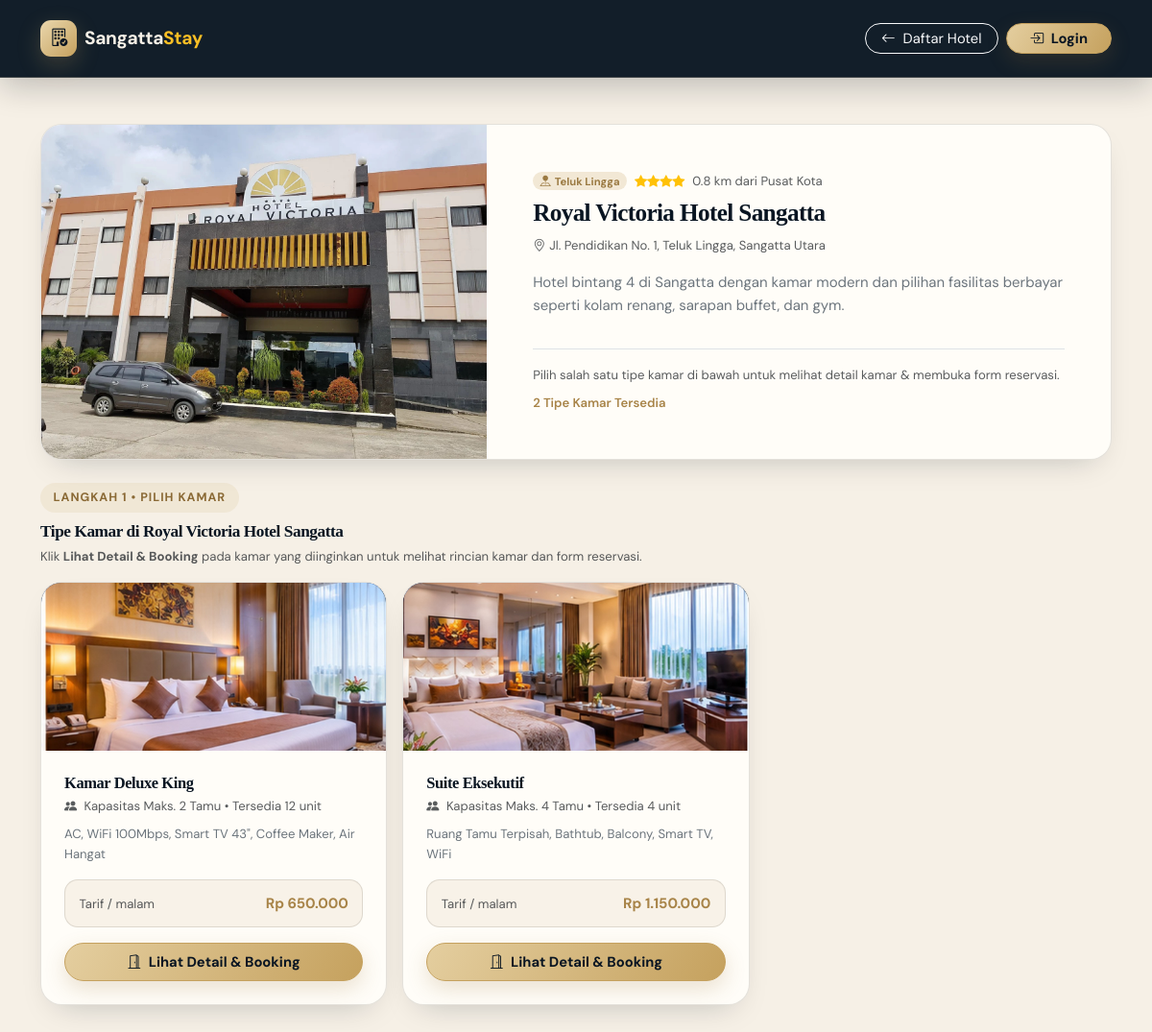
/detail-hotel.php?hotel_id=1, run on the app's committed database.
### tables this page shows
CREATE TABLE IF NOT EXISTS hotels (
    id INT AUTO_INCREMENT PRIMARY KEY,
    nama_hotel VARCHAR(150) NOT NULL,
    kecamatan ENUM('Sangatta Utara', 'Sangatta Selatan', 'Teluk Lingga', 'Swarga Bara') NOT NULL,
    alamat TEXT NOT NULL,
    bintang TINYINT DEFAULT 3,
    jarak_pusat VARCHAR(60) DEFAULT '1.2 km dari Pusat Kota',
    deskripsi TEXT,
    foto_utama VARCHAR(255) DEFAULT 'assets/img/home.jpeg',
    status ENUM('aktif', 'nonaktif') DEFAULT 'aktif',
    created_at TIMESTAMP DEFAULT CURRENT_TIMESTAMP
);

CREATE TABLE IF NOT EXISTS kamar (
    id INT AUTO_INCREMENT PRIMARY KEY,
    hotel_id INT NOT NULL,
    nama_kamar VARCHAR(100) NOT NULL,
    harga_per_malam DECIMAL(12,2) NOT NULL,
    kapasitas INT DEFAULT 2,
    stok_kamar INT DEFAULT 5,
    fasilitas_kamar TEXT,
    extra_bed_tersedia TINYINT(1) NOT NULL DEFAULT 1,
    harga_extra_bed DECIMAL(12,2) NOT NULL DEFAULT 150000,
    foto VARCHAR(255) DEFAULT 'assets/kamar/deluxe-king.jpg',
    FOREIGN KEY (hotel_id) REFERENCES hotels(id) ON DELETE CASCADE
);

### config.php (called while the page is built, shortened)
<?php
function getConnection() {
    static $conn = null;
    if ($conn === null) {
        $conn = new mysqli(DB_HOST, DB_USER, DB_PASS, DB_NAME);
        $conn->set_charset("utf8mb4");
    }
    return $conn;
}
function rupiah($angka) {
    return 'Rp ' . number_format((float)$angka, 0, ',', '.');
}
function assetUrl($path) {
    $path = str_replace('\\', '/', trim((string)$path));
    $mtime = @filemtime(__DIR__ . DIRECTORY_SEPARATOR . str_replace('/', DIRECTORY_SEPARATOR, $path));
    return htmlspecialchars($path) . ($mtime ? '?v=' . $mtime : '');
}
function isLocalImageUsable($path) {
    $path = str_replace('\\', '/', trim((string)$path));
    $assetsRoot = realpath(__DIR__ . DIRECTORY_SEPARATOR . 'assets');
    $imagePath = realpath(__DIR__ . DIRECTORY_SEPARATOR . str_replace('/', DIRECTORY_SEPARATOR, $path));
    return filesize($imagePath) > 0;
}
function isUserLoggedIn() {
    return isset($_SESSION['user_logged_in'], $_SESSION['user_id'])
        && $_SESSION['user_logged_in'] === true;
}
function currentUser() {
    if (!isUserLoggedIn()) return null;
    $db = getConnection();
    $id = (int)$_SESSION['user_id'];
    $stmt = $db->prepare("SELECT id, nama_lengkap, email, no_hp FROM users WHERE id = ? LIMIT 1");
    $stmt->bind_param("i", $id);
    $stmt->execute();
    $result = $stmt->get_result();
    $user = $result ? $result->fetch_assoc() : null;
    return $user;
}
?>

### detail-hotel.php (the view, shortened to what this page needs)
<?php
require_once 'config.php';
$conn = getConnection();
$hotel_id = (int)($_GET['hotel_id'] ?? 0);
$fas_id   = (int)($_GET['fas_id'] ?? 0);
$stmtH = $conn->prepare("SELECT * FROM hotels WHERE id = ? AND status = 'aktif' LIMIT 1");
$stmtH->bind_param("i", $hotel_id);
$stmtH->execute();
$hotel = $stmtH->get_result()->fetch_assoc();
$kamars = [];
$qK = $conn->query("SELECT *, foto AS foto_kamar FROM kamar WHERE hotel_id = $hotel_id ORDER BY harga_per_malam ASC");
while ($row = $qK->fetch_assoc()) {
    $kamars[] = $row;
}
$selectedKamar = null;
$user = currentUser();
$currentDetailUrl = 'detail-hotel.php?hotel_id=' . $hotel_id
    . ($selectedKamar ? '&kamar_id=' . (int)$selectedKamar['id'] : '')
    . ($fas_id > 0 ? '&fas_id=' . $fas_id : '')
    . ($selectedKamar ? '#detail-kamar-form' : '');
?>
<!DOCTYPE html>
<html lang="id">
<head>
  <link href="assets/vendor/bootstrap/css/bootstrap.min.css" rel="stylesheet">
  <link href="assets/vendor/bootstrap-icons/bootstrap-icons.css" rel="stylesheet">
  <link href="assets/css/sangatta-stay.css" rel="stylesheet">
  <link href="assets/css/luxury-theme.css" rel="stylesheet">
</head>
<body>
<nav class="navbar navbar-expand-lg navbar-stay sticky-top py-3">
  <div class="container">
    <a class="navbar-brand d-flex align-items-center gap-2 fs-4" href="index.php">
      <span class="brand-mark"><i class="bi bi-building-check"></i></span>
      <span>Sangatta<span style="color:#fbbf24;">Stay</span></span>
    </a>
    <div class="d-flex align-items-center gap-2">
      <a href="index.php#daftar-hotel" class="btn btn-outline-light btn-sm rounded-pill px-3">
        <i class="bi bi-arrow-left me-1"></i> Daftar Hotel
      </a>
      <?php if ($user): ?>
        <a href="track-reservasi.php" class="btn btn-outline-light btn-sm rounded-pill px-3">Tiket Saya</a>
        <a href="logout.php" class="btn btn-amber-action btn-sm rounded-pill px-3">
          <i class="bi bi-person-check-fill me-1"></i> <?= htmlspecialchars($user['nama_lengkap']) ?> (Keluar)
        </a>
      <?php else: ?>
        <a href="login.php?redirect=<?= urlencode($currentDetailUrl) ?>" class="btn btn-amber-action btn-sm rounded-pill px-4">
          <i class="bi bi-box-arrow-in-right me-1"></i> Login
        </a>
      <?php endif; ?>
    </div>
  </div>
</nav>
<main class="container py-5">
  <div class="booking-builder-card overflow-hidden mb-4">
    <div class="row g-0">
      <div class="col-lg-5">
        <?php if (isLocalImageUsable($hotel['foto_utama'])): ?>
          <img src="<?= assetUrl($hotel['foto_utama']) ?>" alt="<?= htmlspecialchars($hotel['nama_hotel']) ?>"
               style="width:100%; height:100%; min-height:280px; object-fit:cover;">
        <?php else: ?>
          <div class="lux-photo-fallback lux-photo-hotel lux-photo-detail" role="img" aria-label="Ilustrasi <?= htmlspecialchars($hotel['nama_hotel']) ?>"></div>
        <?php endif; ?>
      </div>
      <div class="col-lg-7 p-4 p-md-5 d-flex flex-column justify-content-between">
        <div>
          <div class="d-flex flex-wrap align-items-center gap-2 mb-2">
            <span class="badge rounded-pill" style="background:var(--teal-soft); color:var(--teal-mint);">
              <i class="bi bi-pin-map-fill me-1"></i><?= htmlspecialchars($hotel['kecamatan']) ?>
            </span>
            <span class="text-warning small"><?= str_repeat('<i class="bi bi-star-fill"></i>', (int)$hotel['bintang']) ?></span>
            <small class="text-muted"><?= htmlspecialchars($hotel['jarak_pusat']) ?></small>
          </div>
          <h2 class="fw-bold mb-2"><?= htmlspecialchars($hotel['nama_hotel']) ?></h2>
          <p class="small text-muted mb-3"><i class="bi bi-geo-alt me-1"></i><?= htmlspecialchars($hotel['alamat']) ?></p>
          <p class="text-secondary mb-0"><?= htmlspecialchars($hotel['deskripsi']) ?></p>
        </div>
        <div class="mt-4 pt-3 border-top d-flex flex-wrap justify-content-between align-items-center gap-2 small">
          <span class="text-muted">Pilih salah satu tipe kamar di bawah untuk melihat detail kamar &amp; membuka form reservasi.</span>
          <span class="fw-semibold" style="color:var(--royal-indigo);"><?= count($kamars) ?> Tipe Kamar Tersedia</span>
        </div>
      </div>
    </div>
  </div>
  <div class="mb-4">
    <span class="section-kicker">Langkah 1 &bull; Pilih Kamar</span>
    <h4 class="fw-bold mb-1">Tipe Kamar di <?= htmlspecialchars($hotel['nama_hotel']) ?></h4>
    <p class="text-muted small mb-3">Klik <strong>Lihat Detail &amp; Booking</strong> pada kamar yang diinginkan untuk melihat rincian kamar dan form reservasi.</p>
    <div class="row g-3">
      <?php if (count($kamars) > 0): ?>
        <?php foreach ($kamars as $k):
          $isSelected = ($selectedKamar && (int)$selectedKamar['id'] === (int)$k['id']);
        ?>
        <div class="col-md-6 col-lg-4">
          <div class="hotel-card-stay h-100 d-flex flex-column <?= $isSelected ? 'border border-2 border-primary' : '' ?>">
            <?php if (isLocalImageUsable($k['foto_kamar'] ?? '')): ?>
              <div class="hotel-thumb" style="height:175px;">
                <img src="<?= assetUrl($k['foto_kamar']) ?>" alt="<?= htmlspecialchars($k['nama_kamar']) ?>" loading="lazy">
              </div>
            <?php else: ?>
              <div class="hotel-thumb hotel-room-thumb" style="height:175px;" role="img" aria-label="Ilustrasi <?= htmlspecialchars($k['nama_kamar']) ?>"></div>
            <?php endif; ?>
            <div class="p-4 d-flex flex-column flex-grow-1">
              <div class="d-flex justify-content-between align-items-start gap-2 mb-1">
                <h5 class="fw-bold mb-0"><?= htmlspecialchars($k['nama_kamar']) ?></h5>
              </div>
              <div class="small text-muted mb-2">
                <i class="bi bi-people-fill me-1"></i> Kapasitas Maks. <?= (int)$k['kapasitas'] ?> Tamu
                <?php if (isset($k['stok_kamar'])): ?>
                  &bull; Tersedia <?= (int)$k['stok_kamar'] ?> unit
                <?php endif; ?>
              </div>
              <p class="small text-secondary flex-grow-1 mb-3">
                <?= htmlspecialchars($k['deskripsi'] ?? ($k['fasilitas_kamar'] ?? 'Kamar nyaman ber-AC, Wi-Fi cepat, dan kamar mandi dalam.')) ?>
              </p>
              <div class="hotel-price-box mb-3 d-flex justify-content-between align-items-center">
                <span class="small text-muted">Tarif / malam</span>
                <strong style="color:var(--royal-indigo);"><?= rupiah($k['harga_per_malam']) ?></strong>
              </div>
              <a href="detail-hotel.php?hotel_id=<?= $hotel_id ?>&kamar_id=<?= (int)$k['id'] ?><?= $fas_id > 0 ? '&fas_id='.$fas_id : '' ?>#detail-kamar-form"
                 class="btn <?= $isSelected ? 'btn-amber-action' : 'btn-royal' ?> w-100 rounded-pill py-2">
                <i class="bi bi-door-open me-1"></i> <?= $isSelected ? 'Sedang Dilihat' : 'Lihat Detail & Booking' ?>
              </a>
            </div>
          </div>
        </div>
        <?php endforeach; ?>
      <?php else: ?>
        <div class="col-12">
          <div class="alert alert-warning rounded-4">Belum ada tipe kamar yang tersedia pada hotel ini.</div>
        </div>
      <?php endif; ?>
    </div>
  </div>
</main>
</body>
</html>

### assets/css/sangatta-stay.css (style rules this page uses)
:root { --navy-deep: #131c3a; --navy-mid: #1e2d5c; --royal-indigo: #4318ff; --violet-glow: #6d4aff; --amber-gold: #f59e0b; --amber-light: #fef3c7; --teal-mint: #0d9488; --teal-soft: #ccfbf1; --slate-bg: #eef2f9; --surface-tint: #f8faff; --card-surface: #ffffff; --text-dark: #131c3a; --text-muted-custom: #52607a; --border-soft: #dbe3f2; --shadow-elevated: 0 18px 42px -12px rgba(19, 28, 58, 0.14); --shadow-card: 0 10px 26px -8px rgba(30, 45, 92, 0.09); }
* { box-sizing: border-box; }
body { font-family: 'DM Sans', system-ui, -apple-system, sans-serif; background-color: var(--slate-bg); background-image: radial-gradient(circle at 12% 10%, rgba(67, 24, 255, 0.07) 0%, transparent 38%), radial-gradient(circle at 88% 22%, rgba(245, 158, 11, 0.08) 0%, transparent 40%), radial-gradient(circle at 50% 85%, rgba(13, 148, 136, 0.06) 0%, transparent 45%); color: var(--text-dark); min-height: 100vh; }
.navbar-stay { background: linear-gradient(90deg, var(--navy-deep) 0%, var(--navy-mid) 100%); border-bottom: 1px solid rgba(255, 255, 255, 0.08); box-shadow: 0 8px 24px rgba(19, 28, 58, 0.18); }
.navbar-stay .navbar-brand { color: #ffffff; font-weight: 700; letter-spacing: -0.02em; }
.brand-mark { width: 38px; height: 38px; border-radius: 11px; background: linear-gradient(135deg, var(--amber-gold), #fbbf24); color: var(--navy-deep); display: inline-flex; align-items: center; justify-content: center; font-size: 1.15rem; box-shadow: 0 6px 16px rgba(245, 158, 11, 0.35); }
.section-kicker { font-size: 0.78rem; font-weight: 700; text-transform: uppercase; letter-spacing: 0.08em; color: var(--royal-indigo); background: rgba(67, 24, 255, 0.09); padding: 0.35rem 0.85rem; border-radius: 999px; display: inline-block; margin-bottom: 0.6rem; }
.hotel-card-stay { background: var(--card-surface); border: 1px solid var(--border-soft); border-radius: 22px; overflow: hidden; box-shadow: var(--shadow-card); transition: transform 0.25s ease, box-shadow 0.25s ease, border-color 0.25s ease; }
.hotel-thumb { position: relative; height: 195px; overflow: hidden; }
.hotel-thumb img { width: 100%; height: 100%; object-fit: cover; transition: transform 0.4s ease; }
.hotel-card-stay, .facility-card-item, .panel-surface, .booking-builder-card { animation: sangatta-fade-up 0.55s ease both; }
.hotel-price-box { background: linear-gradient(135deg, #f4f7fe 0%, #eef2ff 100%); border: 1px solid #dce4ff; border-radius: 14px; padding: 0.75rem 0.9rem; }
.booking-builder-card { background: linear-gradient(180deg, #ffffff 0%, #f9fbff 100%); border: 1px solid var(--border-soft); border-radius: 28px; box-shadow: var(--shadow-elevated); }
.btn-royal { background: linear-gradient(135deg, var(--royal-indigo) 0%, var(--violet-glow) 100%); color: #ffffff; border: none; font-weight: 600; box-shadow: 0 8px 20px rgba(67, 24, 255, 0.25); transition: all 0.2s ease; }
.btn-amber-action { background: linear-gradient(135deg, #f59e0b 0%, #fbbf24 100%); color: var(--navy-deep); border: none; font-weight: 700; box-shadow: 0 8px 20px rgba(245, 158, 11, 0.3); }

### data on the page
hotels: foto_utama (picture), kecamatan "Teluk Lingga", jarak_pusat "0.8 km dari Pusat Kota", nama_hotel "Royal Victoria Hotel Sangatta", alamat "Jl. Pendidikan No. 1, Teluk Lingga, Sangatta Utara", deskripsi "Hotel bintang 4 di Sangatta dengan kamar modern dan pilihan fasilitas berbayar seperti kolam renang, sarapan buffet, dan gym."
kamar: foto (picture), nama_kamar "Kamar Deluxe King", kapasitas "2", stok_kamar "12", fasilitas_kamar "AC, WiFi 100Mbps, Smart TV 43\", Coffee Maker, Air Hangat", harga_per_malam "Rp 650.000"
kamar: foto (picture), nama_kamar "Suite Eksekutif", kapasitas "4", stok_kamar "4", fasilitas_kamar "Ruang Tamu Terpisah, Bathtub, Balcony, Smart TV, WiFi", harga_per_malam "Rp 1.150.000"

### other printed values
count($kamars) "2"
